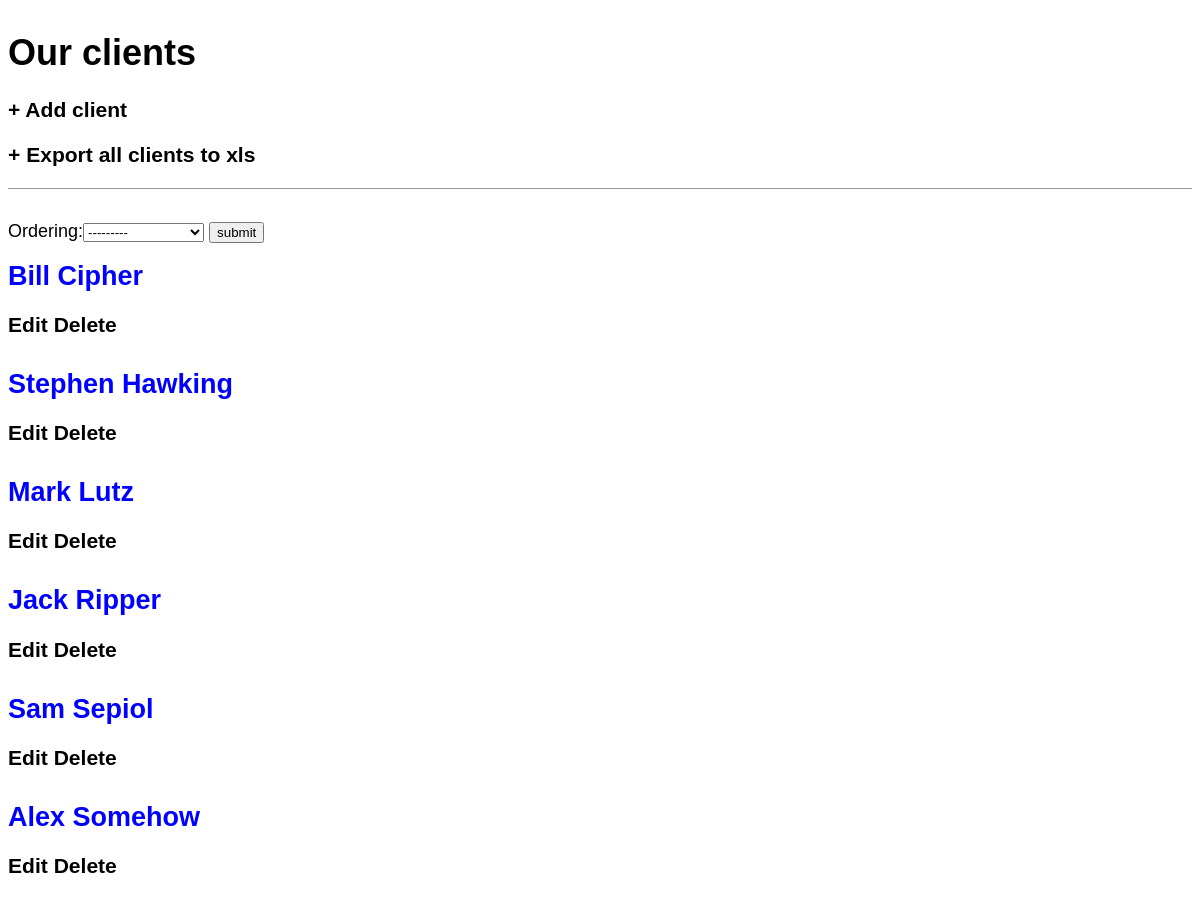
The page / on the database its author committed.
### clients/models.py (models this page shows, shortened)
class Client(models.Model):
    first = models.CharField(max_length=250)
    last = models.CharField(max_length=250)
    birth = models.DateField(blank=True, null=True, help_text='(YYYY-MM-DD)')
    image = models.ImageField(blank=True, upload_to='images', verbose_name='Add photo:')
    def age(self):
        import datetime
        if self.birth == None:
            return None
        else:
            return int((datetime.date.today() - self.birth).days / 365.25)
    age = property(age)
    class Meta:
        ordering = ['last']

### clients/views.py (the view)
# urls.py: path('', views.ClientListView.as_view(), name='home'),
class ClientListView(ListView):
    model = Client
    template_name = 'home.html'
    def get_context_data(self, **kwargs):
        context = super().get_context_data(**kwargs)
        context['filter'] = ClientsFilter(self.request.GET, queryset=self.get_queryset())
        return context

### templates/home.html
{% extends 'base.html' %}
    {% block content %}
    <form method="GET">
        {{ filter.form }}
        <button type="submit" class="btn btn-primary">submit</button>
    </form>
        {% for client in filter.qs %}
            <div class="post-entry">
            <h2><a href="{% url 'client_detail' client.pk %}">{{ client.first }} {{ client.last }}</a></h2>
                <h3><a href="{% url 'edit_client' client.pk %}">Edit</a>     <a href="{% url 'delete_client' client.pk %}">Delete</a></h3>
            </div>
        {% endfor %}
    {% endblock content %}

### static/css/base.css (style rules this page uses)
body { font-family: 'Source Sans Pro', sans-serif; font-size: 18px; }
h3 a { color: black; text-decoration: none; }
.post-entry { margin-bottom: 2rem; }
.post-entry h2 { margin: 0.5rem 0; }
.post-entry h2 a, .post-entry h2 a:visited { color: blue; text-decoration: none; }

### rows shown on the page
Client: first "Bill", last "Cipher"
Client: first "Stephen", last "Hawking"
Client: first "Mark", last "Lutz"
Client: first "Jack", last "Ripper"
Client: first "Sam", last "Sepiol"
Client: first "Alex", last "Somehow"
